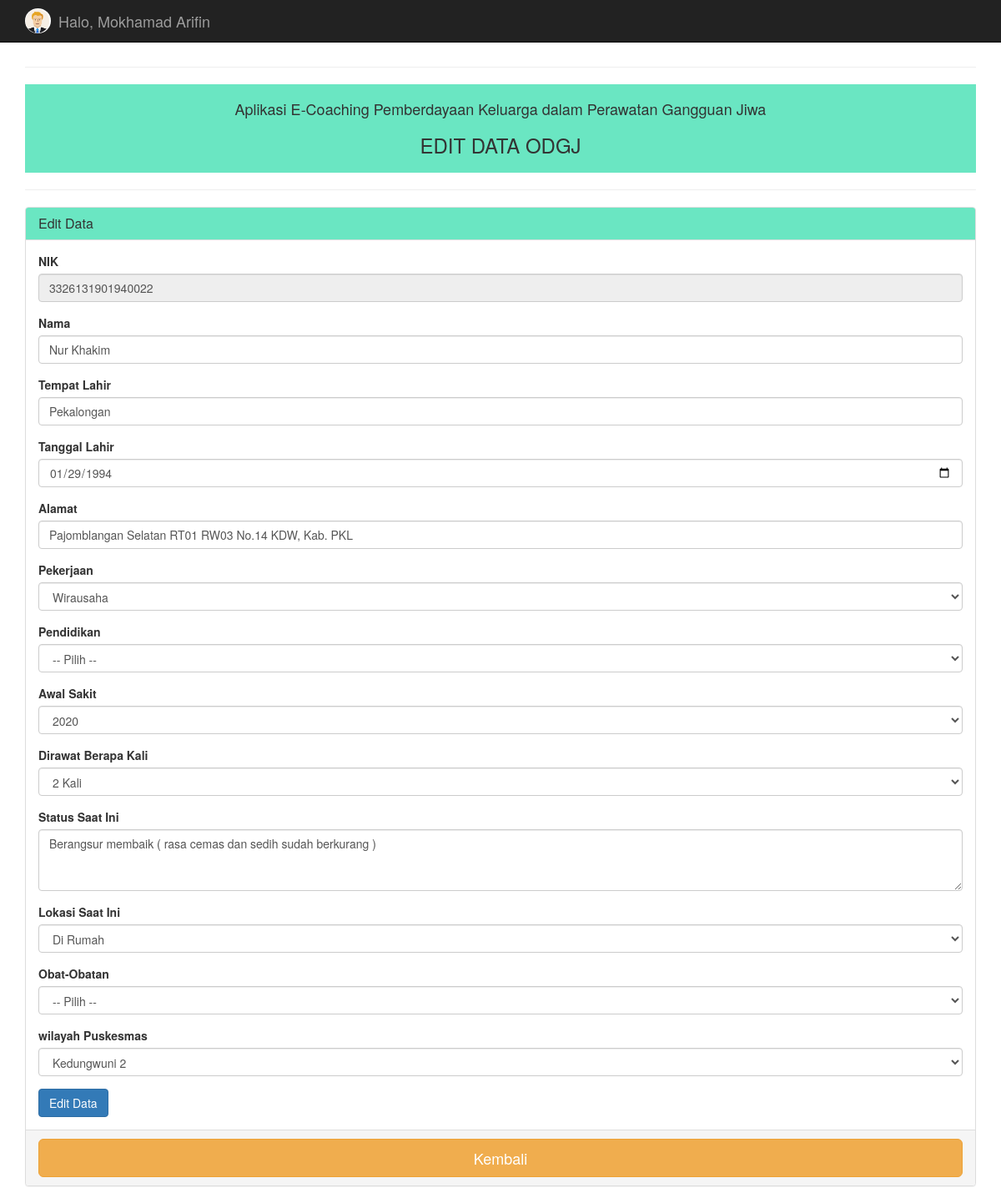
/editodgj.php?id=3326131901940022 (signed in), run on the app's committed database.
### tables this page shows
CREATE TABLE `odgj` (
  `nik` varchar(200) NOT NULL,
  `nama` varchar(200) NOT NULL,
  `tempat_lahir` varchar(200) NOT NULL,
  `tgl_lahir` date NOT NULL,
  `alamat` varchar(200) NOT NULL,
  `pekerjaan` varchar(200) NOT NULL,
  `pendidikan` varchar(200) NOT NULL,
  `awal_sakit` year(4) NOT NULL,
  `rawat` varchar(200) NOT NULL,
  `status` text NOT NULL,
  `posisi` varchar(200) NOT NULL,
  `obat` varchar(200) NOT NULL,
  `puskesmas` varchar(100) NOT NULL
);

### editodgj.php (the view, shortened to what this page needs)
<?php
include "connection.php";
?>
<!DOCTYPE html>
<html>
<head>
	<link rel="stylesheet" href="assets/bootstrap/css/bootstrap.min.css">
	<link rel="stylesheet" href="assets/font-awesome/css/font-awesome.min.css">
</head>
<body>
	<nav class="navbar navbar-inverse navbar-fixed-top" role="navigation">
		<div class="container">
			<div class="navbar-header">
				<a class="navbar-brand" href="#">
					<?php
					echo "<img style='height: 30px; margin-top: -5px;' src='assets/img/icon/avatar.png' class='img-circle'>";
					?>
					<div class="pull-left">
						<p style="margin: -25px 40px 10px;">Halo, <?php echo $_SESSION['nama']; ?></p>
					</div>
				</a>
			</div>
		</div>
	</nav>
	<div class="container" style="margin-top:60px">
		<hr>
		<div style="background-color: #6ae6c2; padding:10px; margin-bottom:15px;">
			<h4 align=center>Aplikasi E-Coaching Pemberdayaan Keluarga dalam Perawatan Gangguan Jiwa</h4>
			<h3 align=center>EDIT DATA ODGJ</h3>
		</div>
		<hr>
		<div class="panel panel-default">
			<div class="panel-heading" style="background-color:  #6ae6c2;">
				<h3 class="panel-title">Edit Data </h3>
			</div>
			<div class="panel-body">
				<div class="form-bottom">
					<form role="form" action="" method="post" class="login-form">
						<?php
						$id = $_GET['id'];
						$data = mysqli_query($connection, "select * from odgj where nik='$id'");
						$d = mysqli_fetch_array($data)
						?><div class="form-group">
							<label>NIK</label>
							<input type="text" name="nik" value="<?php echo $d['nik']; ?>" class="form-control" readonly>
						</div>
						<div class="form-group">
							<label>Nama</label>
							<input type="text" name="nama" value="<?php echo $d['nama']; ?>" class="form-control" required>
						</div>
						<div class="form-group">
							<label>Tempat Lahir</label>
							<input type="text" name="tempat" value="<?php echo $d['tempat_lahir']; ?>" class="form-control" required>
						</div>
						<div class="form-group">
							<label>Tanggal Lahir</label>
							<input type="date" name="tgl" value="<?php echo $d['tgl_lahir']; ?>" class="form-date form-control" required>
						</div>
						<div class="form-group">
							<label>Alamat</label>
							<input type="text" name="alamat" value="<?php echo $d['alamat']; ?>" class="form-control" required>
						</div>
						<div class="form-group">
							<label>Pekerjaan</label>
							<select name="pekerjaan" class="form-control" required>
								<option value="Wirausaha" <?= ($d['pekerjaan'] == 'Wirausaha') ? 'selected' : '' ?>>Wirausaha</option>
							</select>
						</div>
						<div class="form-group">
							<label>Pendidikan</label>
							<select name="pendidikan" class="form-control" required>
								<option value="">-- Pilih --</option>
							</select>
						</div>
						<div class="form-group">
							<label>Awal Sakit</label>
							<select name="awal" id="" class="form-control" required>
								<?php for ($i = 1998; $i <= date('Y'); $i++) { ?>
									<?php if ($i == $d['awal_sakit']) { ?>
										<option value="<?= $i ?>" selected><?= $i ?></option>
									<?php } else { ?>
										<option value="<?= $i ?>"><?= $i ?></option>
									<?php } ?>
								<?php } ?>
							</select>
						</div>
						<div class="form-group">
							<label>Dirawat Berapa Kali</label>
							<select name="rawat" id="" class="form-control" required>
								<?php for ($i = 1; $i <= 10; $i++) { ?>
									<?php if ($i  == $d['rawat']) { ?>
										<option value="<?= $i ?> " selected><?= $i ?> Kali</option>
									<?php } else { ?>
										<option value="<?= $i ?>"><?= $i ?> Kali</option>
									<?php } ?>
								<?php } ?>
							</select>
						</div>
						<div class="form-group">
							<label>Status Saat Ini</label>
							<textarea rows="3" name="status" class="form-control"><?php echo $d['status']; ?></textarea>
						</div>
						<div class="form-group">
							<label>Lokasi Saat Ini</label>
							<select name="lokasi" class="form-control" required>
								<option value="Di Rumah" <?= ($d['posisi'] == 'Di Rumah') ? 'selected' : '' ?>>Di Rumah</option>
							</select>
						</div>
						<div class="form-group">
							<label>Obat-Obatan</label>
							<select name="obat" class="form-control" required>
								<option value="">-- Pilih --</option>
							</select>
						</div>
						<div class="form-group">
							<label>wilayah Puskesmas</label>
							<select name="puskesmas" class="form-control" required>
								<option value="Kedungwuni 2" <?= ($d['puskesmas'] == 'Kedungwuni 2') ? 'selected' : '' ?>>Kedungwuni 2</option>
							</select>
						</div>
						<button type="submit" name="submit" class="btn btn-primary ">Edit Data</button>
					</form>
				</div>
			</div>
			<div class="panel-footer">
				<a href="data_odjg.php"><button type="button" class="btn btn-block btn-warning btn-lg">Kembali</button></a>
			</div>
		</div>
	</div>
</body>
</html>

### data on the page
odgj: nik "3326131901940022", nama "Nur Khakim", tempat "Pekalongan", tgl "01/29/1994", alamat "Pajomblangan Selatan RT01 RW03 No.14 KDW, Kab. PKL", pekerjaan "Wirausaha", awal "2020", rawat "2 Kali", status "Berangsur membaik ( rasa cemas dan sedih sudah berkurang )", lokasi "Di Rumah", puskesmas "Kedungwuni 2"

### other printed values
$_SESSION['nama'] "Mokhamad Arifin"
